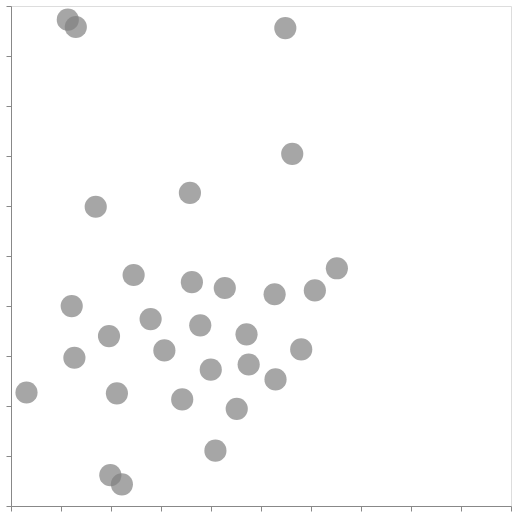

Write notebook code for a chart like this one.
### Code cell
# or else the dots look more condensed 
create_plot(optimization_on=True)[0]

### Figure 1 — Vega-Lite specification as saved in the notebook (floating-point values rounded to 4 significant figures)
{"config": {"view": {"continuousWidth": 300, "continuousHeight": 300}}, "data": {"name": "data-a5419138fa3d9ab9c4322f30c1aa9b96"}, "mark": {"type": "point", "color": "gray", "filled": true, "size": 490.9}, "encoding": {"x": {"axis": {"labels": false, "grid": false, "title": null}, "field": "column_0", "scale": {"domain": [0, 500]}, "type": "quantitative"}, "y": {"axis": {"labels": false, "grid": false, "title": null}, "field": "column_1", "scale": {"domain": [0, 500]}, "type": "quantitative"}}, "height": 500, "width": 500, "$schema": "https://vega.github.io/schema/vega-lite/v6.1.0.json", "datasets": {"data-a5419138fa3d9ab9c4322f30c1aa9b96": [{"column_0": 98.0, "column_1": 169.9}, {"column_0": 84.73, "column_1": 299.2}, {"column_0": 139.6, "column_1": 186.9}, {"column_0": 122.6, "column_1": 231.0}, {"column_0": 153.4, "column_1": 155.6}, {"column_0": 60.72, "column_1": 199.9}, {"column_0": 63.4, "column_1": 148.3}, {"column_0": 171.2, "column_1": 106.6}, {"column_0": 180.9, "column_1": 223.9}, {"column_0": 199.8, "column_1": 136.3}, {"column_0": 189.2, "column_1": 180.7}, {"column_0": 105.9, "column_1": 112.7}, {"column_0": 225.7, "column_1": 97.19}, {"column_0": 235.5, "column_1": 171.7}, {"column_0": 264.5, "column_1": 126.6}, {"column_0": 64.8, "column_1": 479.0}, {"column_0": 178.9, "column_1": 313.1}, {"column_0": 213.8, "column_1": 218.0}, {"column_0": 281.2, "column_1": 352.1}, {"column_0": 110.9, "column_1": 21.64}, {"column_0": 204.4, "column_1": 55.31}, {"column_0": 99.33, "column_1": 30.87}, {"column_0": 325.9, "column_1": 237.7}, {"column_0": 274.3, "column_1": 477.9}, {"column_0": 303.8, "column_1": 215.6}, {"column_0": 263.6, "column_1": 211.7}, {"column_0": 15.5, "column_1": 113.5}, {"column_0": 56.8, "column_1": 486.3}, {"column_0": 290.2, "column_1": 156.6}, {"column_0": 237.7, "column_1": 141.5}]}}
